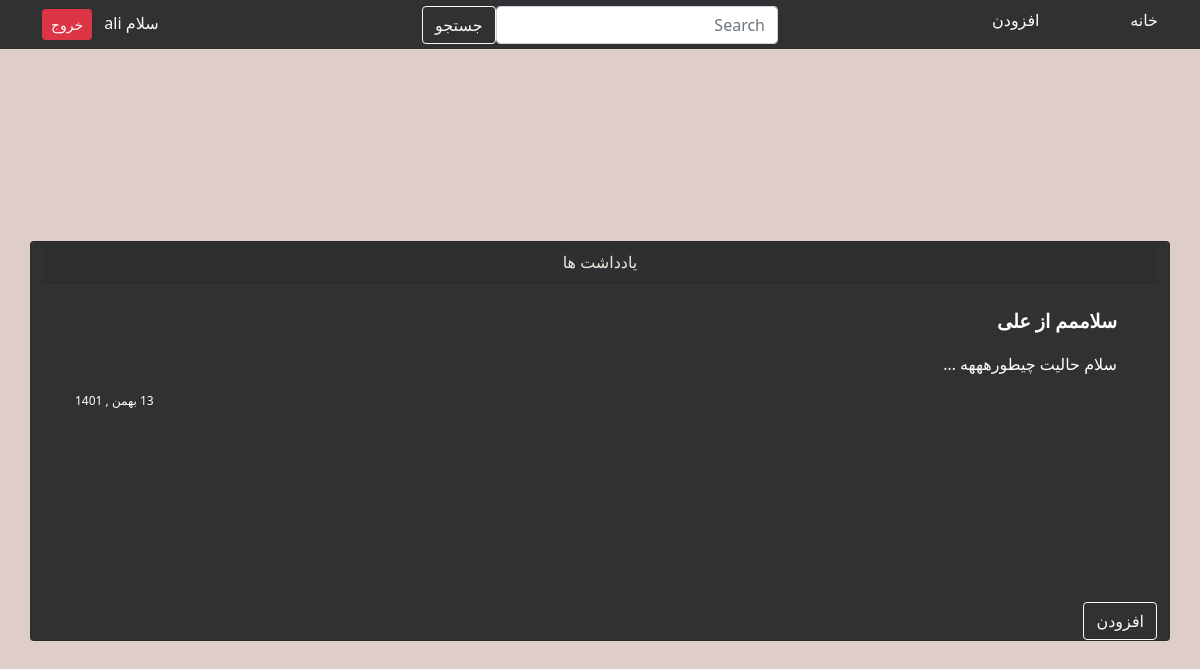
Page / (signed in) on the committed database.
### home/models.py (models this page shows, shortened)
class Note(models.Model):
    title = models.CharField(max_length=250)
    body = models.TextField(null=True, blank=True)
    created = models.DateTimeField(auto_now_add=True)
    updated = models.DateTimeField(auto_now=True)
    user = models.ForeignKey(User,on_delete=models.CASCADE,default=1)
    def jcreated(self):
        return jalali_converter(self.created)

### home/views.py (the view)
# urls.py: path('', views.home_config, name='main'),
@login_required
def home_config(request):
    if request.user.is_authenticated:
        notes = Note.objects.filter(user=request.user).order_by('-created')
        paginator = Paginator(notes, 3)
        page_number = request.GET.get('page')
        objects_list = paginator.get_page(page_number)
        return render(request, 'home/home.html', {'notes': objects_list, 'do': 'افزودن'})
    else:
        return redirect('account:login')

### extensions/jalali.py (called while the page is built)
    def persian_tuple(self):
        return self.persian_year, self.persian_month, self.persian_day

### extensions/utils.py (called while the page is built)
def jalali_converter(date):
    jmonths = [
        'فروردین',
        'اردیبهشت',
        'خرداد',
        'تیر',
        'مرداد',
        'شهریور',
        'مهر',
        'آبان',
        'آذر',
        'دی',
        'بهمن',
        'اسفند',
    ]
    date_to_str = f'{date.year},{date.month},{date.day}'
    date_in_tuple = jalali.Gregorian(date_to_str).persian_tuple()
    date_to_list = list(date_in_tuple)
    for index, month in enumerate(jmonths):
        if date_to_list[1] == index + 1:
            date_to_list[1] = month
            break
    output = f'{date_to_list[2]} {date_to_list[1]} , {date_to_list[0]}'
    return output

### home/templates/home/home.html (shortened to what this page needs)
{% extends 'base.html' %}
{% load static %}
{% block style %}{% static 'style/home.css' %}{% endblock %}
{% block content %}
    <div class="container">
        <div class="row justify-content-center my-content">
            <div class="card bg-black mb-3 my-card">
                <div class="card-header text-center">یادداشت ها</div>
                <div class="card-body">
                    <ul class="list-group list-group-flush">
                        {% for note in notes %}
                            <a href="{% url 'home:detail' note.id %}" class="list-group-item bg-black my_li ms-2">
                                    <p class="bold">{{ note.title }}</p>
                                    <p>{{ note.body|truncatewords:3 }}</p>
                                    <p class="date-style">{{ note.jcreated }}</p>
                            </a>
                        {% endfor %}
                    </ul>
                </div>
                <div class="d-flex align-items-center justify-content-between mt-5">
                    <div class="d-flex justify-content-end">
                        <a href="{% url 'home:add_note' %}" class="btn btn-outline-light">{{ do }}</a>
                    </div>
                </div>
            </div>
        </div>
    </div>
{% endblock %}

### templates/inc/nav.html
<nav class="bg-black">
        <div class="container">
            <div class="row justify-content-between align-items-center">
                {% if request.user.is_authenticated %}
                    <ul class="col-2 navbar list-unstyled">
                        <li class="nav-item"><a class="my-nav-link text-light" href="{% url 'home:main' %}">خانه</a></li>
                        <li class="nav-item"><a class="my-nav-link text-light" href="{% url 'home:add_note' %}">افزودن</a></li>
                    </ul>
                    <div class="col-4">
                        <form class="form-inline my-2 my-lg-0 d-flex justify-content-between" action="{% url 'home:search' %}" method="GET">
                            <input class="form-control mr-sm-2" type="search" placeholder="Search" name="q">
                            <button type="submit" class="btn btn-outline-light my-2 my-sm-0" type="submit">جستجو</button>
                        </form>
                    </div>
                    <div class="col-2">
                        <div class="text-end">
                            <a href="{% url 'account:profile' request.user.id %}" class="my-nav-link text-light me-2 ">سلام {{ request.user }}</a>
                            <a class="btn btn-danger btn-sm" href="{% url 'account:logout' %}">خروج</a>
                        </div>
                    </div>
                {% endif %}
            </div>
        </div>
    </nav>

### static/style/home.css (style rules this page uses)
* { box-sizing: border-box; margin: 0; padding: 0; }
.bg-black { background-color: #303133; }
.bg-beige { background-color: #DFCDC9; }
.my_li { color: white; }
.bold { font-weight: bolder !important; font-size: 1.2rem; }
.my-nav-link { display: inline-block; text-decoration: none; border-bottom: 1px solid #303133; transition: all .3s linear; }
.navbar { padding-bottom: 0 !important; }
.my-content { height: 100vh; align-items: center; justify-content: center; }
.my-card { color: #EAE7DD; min-width: 60rem; min-height: 25rem; }
.date-style { text-align: left; font-size: 12px; margin-bottom: 0; }

### rows in the picture
Note: title "سلاممم از علی", body "سلام حالیت چیطورهههه …", jcreated "13 بهمن , 1401"

### other values in the picture
{{ request.user }} "ali"
{{ do }} "افزودن"
